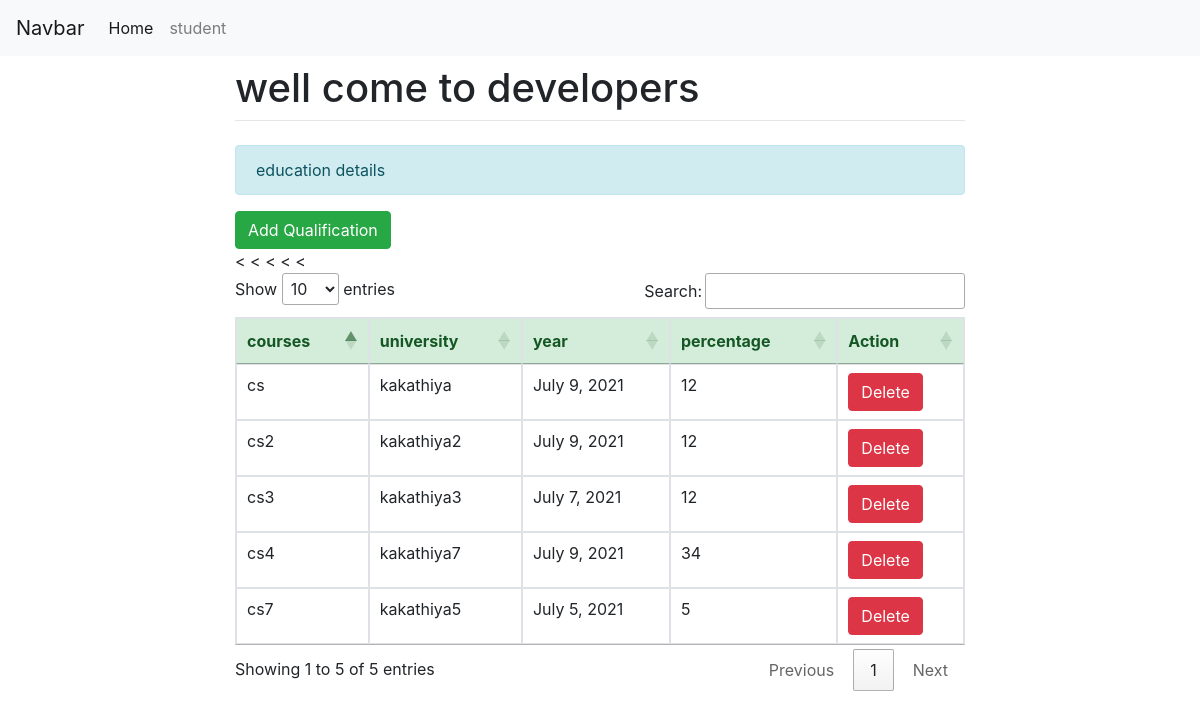
The page / on the database its author committed.
### pyapp/models.py (models this page shows)
class qualification(models.Model):
    course=models.CharField(max_length=200)
    university=models.CharField(max_length=200)
    year=models.DateField()
    percentage=models.IntegerField()

### pyapp/views.py (the view, shortened to what this page needs)
# urls.py: path('',views.que,name='que'),
def que(request):
    qualification1=qualification.objects.all()
    return render(request, 'que.html', {'qualification':qualification1})

### templates/que.html (shortened to what this page needs)
{% extends 'base.html' %}
{% block content %}
<div>
        <div class="alert alert-info">education details</div>
        <a href="#" id="add_book" class="btn btn-success">Add Qualification</a>
        <div id="book_table">
            <table id="table" class="table table-bordered">
                <thead class="alert-success">
                <tr>
                    <th>courses</th>
                    <th>university</th>
                    <th>year</th>
                    <th>percentage</th>
                    <th>Action</th>
                </tr>
                </thead>
                <tbody>
{% for q in qualification%}
                    <tr>
                        <td>{{ q.course }}</td>
                        <td>{{ q.university }}</td>
                        <td>{{ q.year }}</td>
                        <td>{{ q.percentage }}</td>
                        <td><a class="btn btn-danger delbook_id" href="{% url 'delete_course' q.id %}"> Delete</a>
                           </td>
                    </tr>
                {% endfor %}
                </tbody>
            </table>
        </div>
    </div>
{% endblock %}

### rows shown on the page
qualification: course "cs", university "kakathiya", year "July 9, 2021", percentage "12"
qualification: course "cs2", university "kakathiya2", year "July 9, 2021", percentage "12"
qualification: course "cs3", university "kakathiya3", year "July 7, 2021", percentage "12"
qualification: course "cs4", university "kakathiya7", year "July 9, 2021", percentage "34"
qualification: course "cs7", university "kakathiya5", year "July 5, 2021", percentage "5"
